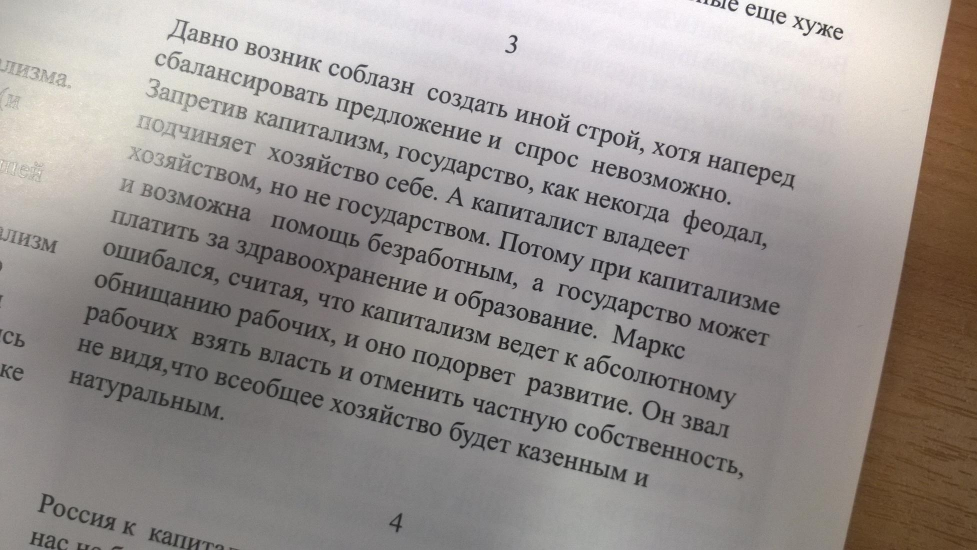
#> input picture HW3/images/1.jpg, 1954 x 1100 px (shown at 1/2 size)
$ python restore.py HW3/images/1.jpg out.png
#> lines starting #> are read from the running program, lines starting #| are printed output that depends on the picture
import cv2
import enum
import numpy as np
import typing as tp
import argparse
import time
from scipy import signal
from scipy.ndimage import median_filter


class InterpolationMode(enum.Enum):
  HORIZONTAL = 0
  VERTICAL = 1


class ImageType(enum.Enum):
  CFA = 0
  RGB_CFA = 1


def get_rgb(img: np.ndarray, im_type: ImageType) \
      -> tp.Tuple[np.ndarray, np.ndarray, np.ndarray]:
    if im_type is ImageType.CFA:
      R, G, B = np.zeros_like(img), np.zeros_like(img), np.zeros_like(img)
      R[::2, ::2] = img[::2, ::2]
      G[1::2, ::2] = img[1::2, ::2]
      G[::2, 1::2] = img[::2, 1::2]
      B[1::2, 1::2] = img[1::2, 1::2]
      return R, G, B
    elif im_type is ImageType.RGB_CFA:
      return img[:, :, 0], img[:, :, 1], img[:, :, 2]


# Reconstruct from CFA, not its RGB version!
def interpolate_bayer(img: np.ndarray, mode: InterpolationMode,
                      img_type: ImageType = ImageType.CFA) -> np.ndarray:
    R, G, B = get_rgb(img, img_type)
    R, G, B = R.astype(np.float32), G.astype(np.float32), B.astype(np.float32)
    h0 = np.array([-0.25, 0, 0.5, 0, -0.25])
    h1 = np.array([0, 0.5, 0, 0.5, 0])
    height, width = R.shape[0], R.shape[1]
#> height = 1100; width = 1954
    if mode is InterpolationMode.HORIZONTAL:
      conv_g0_even = np.apply_along_axis(lambda r: np.convolve(r, h1, mode='full'),
                                            axis=1, arr=G[::2, :])[:, 2:width + 2]
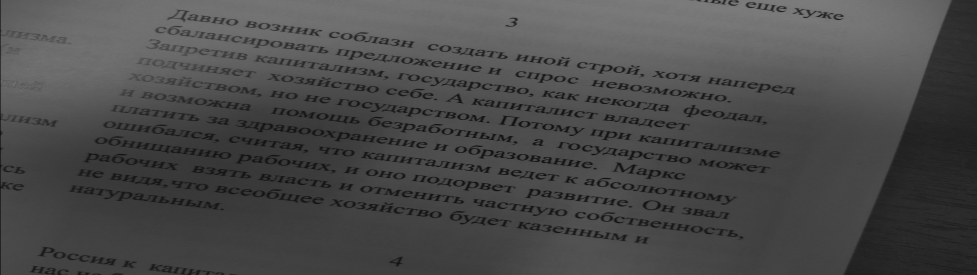
#> conv_g0_even: shape (550, 1954) float64 (shown at 1/2 size); min 0, max 251.5, mean 74.2
      conv_g0_odd = np.apply_along_axis(lambda r: np.convolve(r, h1, mode='full'),
                                            axis=1, arr=G[1::2, :])[:, 2:width + 2]

      conv_r1_even = np.apply_along_axis(lambda r: np.convolve(r, h0, mode='full'),
                                            axis=1, arr=R[::2, :])[:, 2:width + 2]
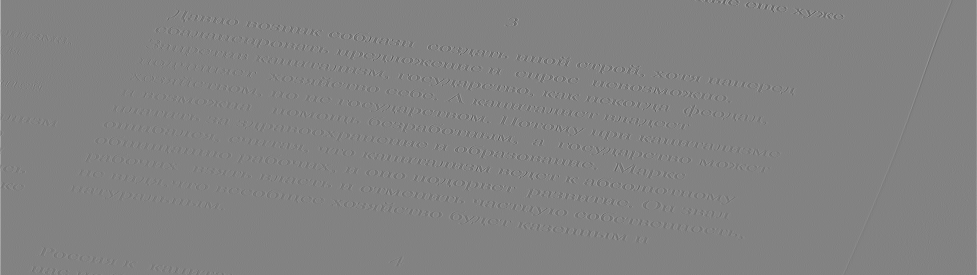
#> conv_r1_even: shape (550, 1954) float64 (shown at 1/2 size); min -71.5, max 68.25, mean 0; drawn with min black and max white
      conv_b1_odd = np.apply_along_axis(lambda r: np.convolve(r, h0, mode='full'),
                                            axis=1, arr=B[1::2, :])[:, 2:width+2]
      G[::2, :] += conv_g0_even + conv_r1_even
      G[1::2, :] += conv_g0_odd + conv_b1_odd

    elif mode is InterpolationMode.VERTICAL:
      conv_g0_even = np.apply_along_axis(lambda r: np.convolve(r, h1, mode='full'),
                                            axis=0, arr=G[:, ::2])[2:height + 2, :]
      conv_g0_odd = np.apply_along_axis(lambda r: np.convolve(r, h1, mode='full'),
                                            axis=0, arr=G[:, 1::2])[2:height + 2, :]

      conv_r1_even = np.apply_along_axis(lambda r: np.convolve(r, h0, mode='full'),
                                            axis=0, arr=R[:, ::2])[2:height + 2, :]
      conv_b1_odd = np.apply_along_axis(lambda r: np.convolve(r, h0, mode='full'),
                                            axis=0, arr=B[:, 1::2])[2:height + 2, :]
      G[:, ::2] += conv_g0_even + conv_r1_even
      G[:, 1::2] += conv_g0_odd + conv_b1_odd
    else:
      raise RuntimeError("use InterpolationMode.HORIZONTAL | VERTICAL in interpolate")
    # expr. (11) from the article
    RG1_diff = R[::2, ::2] - G[::2, ::2]
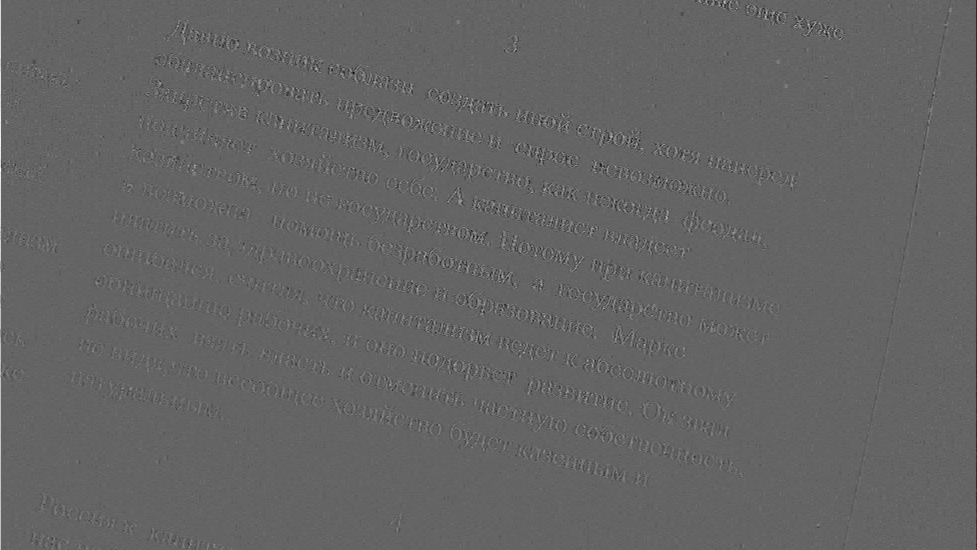
#> RG1_diff: shape (550, 977) float32; min -38.5, max 59, mean 0; drawn with min black and max white
    BG1_diff = B[1::2, 1::2] - G[1::2, 1::2]
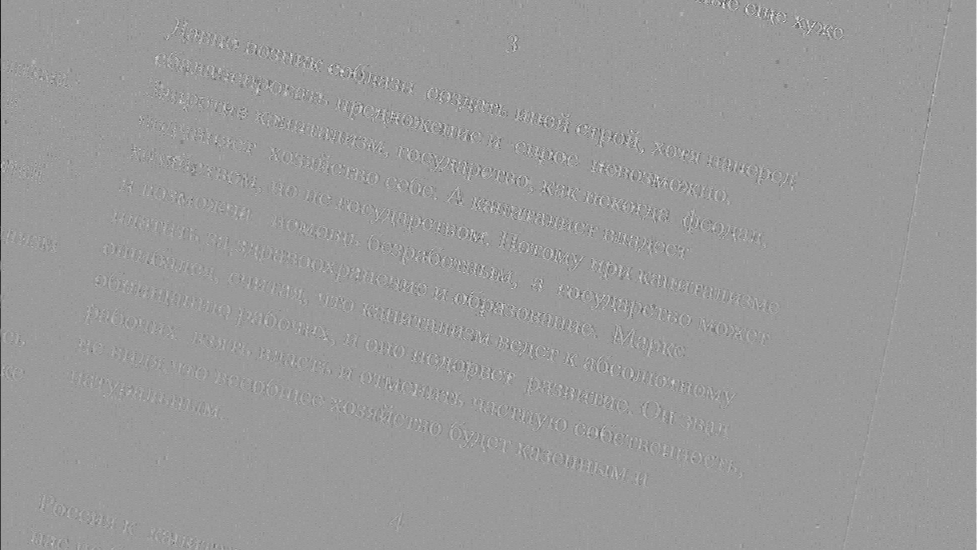
#> BG1_diff: shape (550, 977) float32; min -58, max 38, mean 0; drawn with min black and max white

    # bilinear interpolation. Default for OpenCV, but I'll put it explicitly
    RG_diff = cv2.resize(RG1_diff, dsize=(width, height), interpolation=cv2.INTER_LINEAR)
    BG_diff = cv2.resize(BG1_diff, dsize=(width, height), interpolation=cv2.INTER_LINEAR)

    R = G + RG_diff
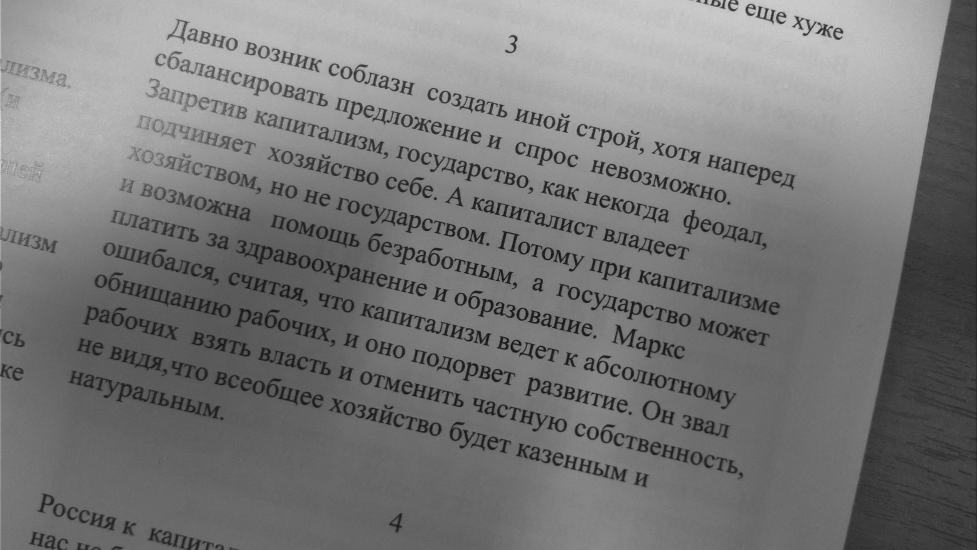
#> R: shape (1100, 1954) float32 (shown at 1/2 size); min 3.05, max 311.1, mean 148.5; drawn with min black and max white
    B = G + BG_diff

    return np.stack((R, G, B), axis=-1)


# accepts 1d-arrays and shifts them 1 to left, and 1 to right with edge fill
# for example, given [1, 2, ..., n], will return
# [1, 1, 2, ..., n-1] and [2, ..., n-1, n, n]
def shifted_arrays(arr: np.ndarray) -> tp.Tuple[np.ndarray, np.ndarray]:
  if arr.shape[0] < 2:
    return arr
  left = np.roll(arr, 1)
  left[0] = left[1]
  right = np.roll(arr, -1)
  right[-1] = right[-2]
  return left, right

# receives an array and a row index
# returns upper row (if it exists, else the requested one) and same for lower.
def get_ul_row(arr: np.ndarray, r: int) -> tp.Tuple[np.ndarray, np.ndarray]:
  upper = arr[r - 1, ...] if r > 0 else arr[r, ...]
  lower = arr[r + 1, ...] if r < arr.shape[0] - 1 else arr[r, ...]
  return upper, lower

# returns rows of epsilon_l and epsilon_c for row i given image in LAB format
def find_el_ec(L: np.ndarray, A: np.ndarray, B: np.ndarray, i: int,
               mode: InterpolationMode) -> \
              tp.Tuple[np.ndarray, np.ndarray]:
  left_L, right_L = shifted_arrays(L[i, :])
  left_A, right_A = shifted_arrays(A[i, :])
  left_B, right_B = shifted_arrays(B[i, :])
  upper_L, lower_L = get_ul_row(L, i)
  upper_A, lower_A = get_ul_row(A, i)
  upper_B, lower_B = get_ul_row(B, i)

  # expression (13) and (14) from the article, but rewised
  # elementwise maximum - find it for each element
  if mode is InterpolationMode.HORIZONTAL:
    el_y = np.maximum(np.abs(L[i, :] - upper_L), np.abs(L[i, :] - lower_L))
    ec_y = np.maximum(np.sqrt(np.square(A[i, :] - upper_A) + np.square(B[i, :] - upper_B)),
                    np.sqrt(np.square(A[i, :] - lower_A) + np.square(B[i, :] - lower_B)))
    return el_y, ec_y
  elif mode is InterpolationMode.VERTICAL:
    el_x = np.maximum(np.abs(L[i, :] - left_L), np.abs(L[i, :] - right_L))
    ec_x = np.maximum(np.sqrt(np.square(A[i, :] - left_A) + np.square(B[i, :] - left_B)),
                    np.sqrt(np.square(A[i, :] - right_A) + np.square(B[i, :] - right_B)))
    return el_x, ec_x
  else:
    raise RuntimeError("Only InterpolationMode.HORIZONTAL | VERTICAL are supported")


def homogeneity_map(rgb_img: np.ndarray, mode: InterpolationMode):
  lab = cv2.cvtColor(rgb_img, cv2.COLOR_RGB2LAB)
#> lab: shape (1100, 1954, 3) float32; mean of channels 0, 1, 2 97.2, 0, 0
  H, W = rgb_img.shape[0], rgb_img.shape[1]
#> H = 1100; W = 1954
  L, A, B = lab[:, :, 0], lab[:, :, 1], lab[:, :, 2]
#> L: shape (1100, 1954) float32; every value is 100
#> A: shape (1100, 1954) float32; every value is 0
  delta = 2
  H_out = np.zeros_like(L, dtype=np.float32)
  # считаем ec, el сразу построчно - не целиком, чтобы не переедать памяти,
  # но и нe поэлементно, чтобы не тормозить.
  # Вычисления все векторизуем, чтобы не совсем отставать от C++ реализаций
  col_idx = np.arange(W)
#> col_idx = 1954 values from 0 to 1953
  l, r = col_idx - delta, col_idx + delta
#> l = 1954 values from -2 to 1951; r = 1954 values from 2 to 1955
  l[:delta] = 0
  r[-delta:] = W
  for i in range(H):

    el, ec = find_el_ec(L, A, B, i, mode)
    # l = max(col_idx - delta, 0), r = min(col_idx + delta, W), но более
    # эффективно
    top = max(0, i - delta)
    bottom = min(H, i + delta)
    # ex.4: number of neighbours = |B(x, delta)|.
    # we find it for all elements in row
    total_nbrs = (bottom - top + 1) * (r - l)


    L_curr, A_curr, B_curr = L[top:bottom, :], A[top:bottom, :], B[top:bottom, :]
    # first delta elements
    for j in range(delta):
      L_j, A_j, B_j = L_curr[:, 0:j], A_curr[:, 0:j], B_curr[:, 0:j]
      L_local = np.abs(L_j - L[i][j]) < el[j]
      AB_local = np.sqrt((A_j - A[i][j]) ** 2 + (B_j - B[i][j]) ** 2) < ec[j]
      H_out[i][j] = (np.sum(L_local & AB_local) / total_nbrs[j])


    lab_mid = lab[top:bottom,:,:]
    slice_view = np.lib.stride_tricks.sliding_window_view(lab_mid,(2*delta+1),axis=1)
    # elements in range [delta, W-delta) can be processed vectorized
    # L_mid is (bottom - top + 1, W - 2 * delta, 2 * delta + 1)
    L_mid,A_mid,B_mid = slice_view[:,:,0,:], slice_view[:,:,1,:], slice_view[:,:,2,:]


    el_mid, ec_mid = el[delta:W-delta].reshape(1, -1, 1), \
                     ec[delta:W-delta].reshape(1, -1, 1)


    L_mid_local = np.abs(L_mid - L[i, delta:W-delta].reshape(1, -1, 1)) < el_mid
    AB_mid_local = np.sqrt((A_mid - A[i, delta:W-delta].reshape(1, -1, 1)) ** 2 +
                           (B_mid - B[i, delta:W-delta].reshape(1, -1, 1)) ** 2) < ec_mid

    H_out[i][delta:W-delta] = np.sum(L_mid_local & AB_mid_local, axis=(0, 2)) / total_nbrs[delta:W-delta]

    # last delta elemens processed
    for j in range(W - delta, W):
      L_j, A_j, B_j = L_curr[:, j:], A_curr[:, j:], B_curr[:, j:]
      L_local = np.abs(L_j - L[i][j]) < el[j]
      AB_local = np.sqrt((A_j - A[i][j]) ** 2 + (B_j - B[i][j]) ** 2) < ec[j]
      H_out[i][j] = np.sum(L_local & AB_local) / total_nbrs[j]

  return H_out


def combine_images_with_maps(f_h: np.ndarray, f_v: np.ndarray,
                             H_fh: np.ndarray, H_fv: np.ndarray) -> np.ndarray:

  assert f_h.shape == f_v.shape and f_v.shape == H_fh.shape + (3,) and \
         H_fh.shape == H_fv.shape, "same shape in first two dims"
  filter = np.ones((3,3), dtype=np.float32) / 9.
  H_fh_conv = signal.convolve2d(H_fh, filter, mode='same')
  H_fv_conv = signal.convolve2d(H_fv, filter, mode='same')
  h_mask = H_fh_conv >= H_fv_conv
#> h_mask: shape (1100, 1954) bool; every value is 1
  v_mask = ~h_mask
#> v_mask: shape (1100, 1954) bool; every value is 0
  result = np.zeros_like(f_h,dtype=np.float32)
  result[h_mask] = f_h[h_mask]
  result[v_mask] = f_v[v_mask]
  return result

def apply_median_filter(f: np.ndarray, times: int = 3, filter_size: int = 5) \
                        -> np.ndarray:
#> called with times = 3, filter_size = 5
  assert filter_size % 2, "choose odd filter size, please"
  res = f.copy()
  R, G, B = res[:,:,0],res[:,:,1],res[:,:,2]
  for _ in range(times):
    RG_diff = median_filter(R - G, size=(filter_size,filter_size))
    BG_diff = median_filter(B - G, size=(filter_size,filter_size))
    GR_diff = -1. * RG_diff
    GB_diff = -1. * BG_diff

    R = RG_diff + G
    B = BG_diff + G
    G = 0.5 * (GR_diff + GB_diff + R + B)
#> this loop made 3 passes
#> pass 1, in apply_median_filter, `RG_diff = median_filter(R - G, size=(filter_size,filter_size))`:
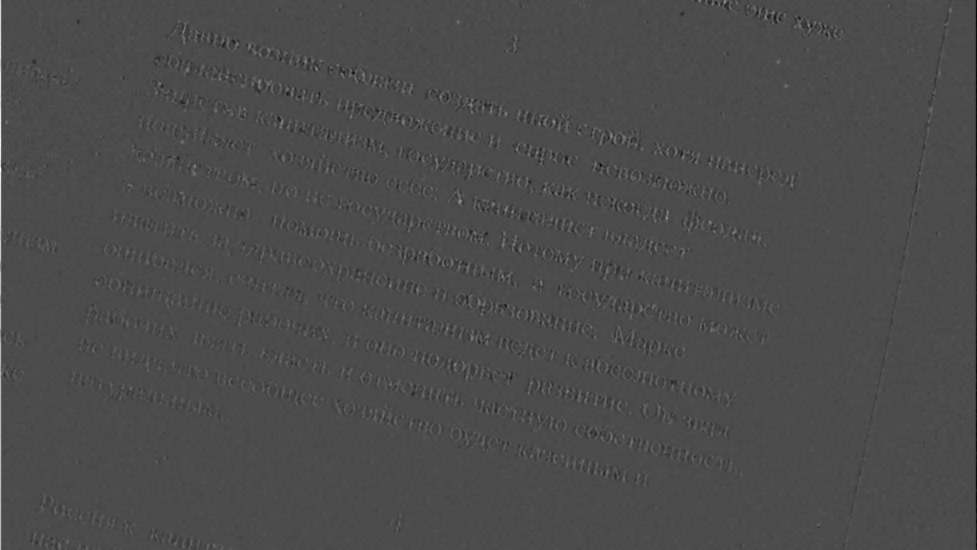
#> RG_diff: shape (1100, 1954) float32 (shown at 1/2 size); min -18.91, max 44.5, mean 0; drawn with min black and max white
#> pass 1, in apply_median_filter, `BG_diff = median_filter(B - G, size=(filter_size,filter_size))`:
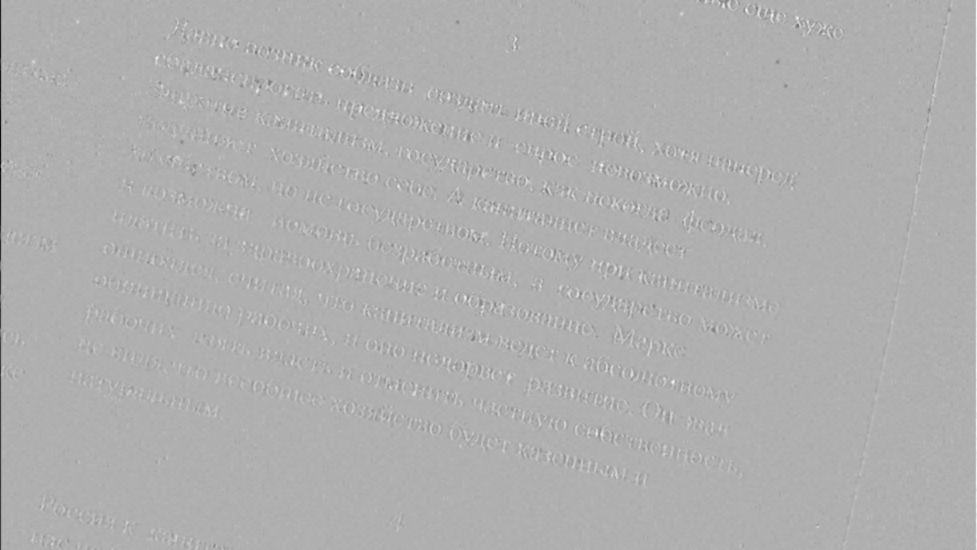
#> BG_diff: shape (1100, 1954) float32 (shown at 1/2 size); min -42.92, max 19.42, mean -0.0227; drawn with min black and max white

  return np.stack((R, G, B), axis=-1)


if __name__ == "__main__":
  parser = argparse.ArgumentParser("Restore images from CFA bitmap")
  parser.add_argument('input_file', action='store')
  parser.add_argument('output_file', action='store')
  parser.add_argument('--use_rgb', dest='rgb', action='store_true',
                       help="Input file is given in RGB format")
  parser.add_argument('--original_file', dest='orig', action='store',
                      default="", required=False)

  args = parser.parse_args()

  img_type = ImageType.RGB_CFA if args.rgb else ImageType.CFA

  if img_type is ImageType.RGB_CFA:
    in_img = cv2.imread(args.input_file)
    in_img = cv2.cvtColor(in_img, cv2.COLOR_BGR2RGB)
  else:
    in_img = cv2.imread(args.input_file, cv2.IMREAD_GRAYSCALE)

  if args.orig:
    orig = cv2.imread(args.orig)
  start = time.time()

  f_h = interpolate_bayer(in_img, InterpolationMode.HORIZONTAL, img_type=img_type)
  f_v = interpolate_bayer(in_img, InterpolationMode.HORIZONTAL, img_type=img_type)

  H_fh = homogeneity_map(f_h, InterpolationMode.HORIZONTAL)
  H_fv = homogeneity_map(f_v, InterpolationMode.VERTICAL)

  pre_out = combine_images_with_maps(f_h, f_v, H_fh, H_fv)

  out = apply_median_filter(pre_out)
  out[out < 0] = 0
  out[out > 255] = 255

  end = time.time()
  out_bgr = cv2.cvtColor(out, cv2.COLOR_RGB2BGR)

  cv2.imwrite(args.output_file, out_bgr)

  print("Algorithm processing time {0:0.3f}".format(end - start))
  if args.orig:
    mse = np.mean(np.square(out_bgr.astype(np.float32)
                            - orig.astype(np.float32)), axis=(0,1))
    max_pix = np.max(out_bgr.astype(np.float32), axis=(0,1))

    color_psnr = 10. * np.log10((max_pix ** 2) / mse)
    print("PSNR for red: {0:0.3f}".format(color_psnr[2]))
    print("PSNR for green: {0:0.3f}".format(color_psnr[1]))
    print("PSNR for blue: {0:0.3f}".format(color_psnr[0]))
